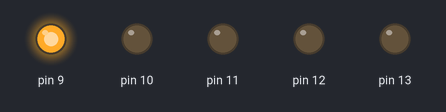
The sketch below on a simulated Arduino Uno, built with avr-gcc and run on an emulated ATmega328P. Parts: output pins drawn as LEDs (lit = HIGH).

Above: at 0.05 s.
At 0.35 s:
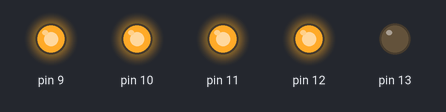
At 0.75 s:
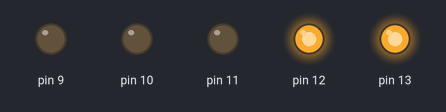
At 1.45 s:
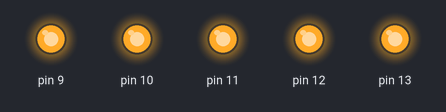
At 2.15 s:
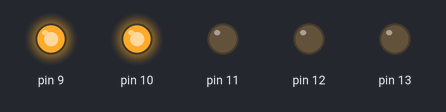
At 2.85 s:
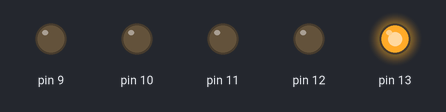
Timing chart, 0 to 3.1 s (numbered marks = the images above):
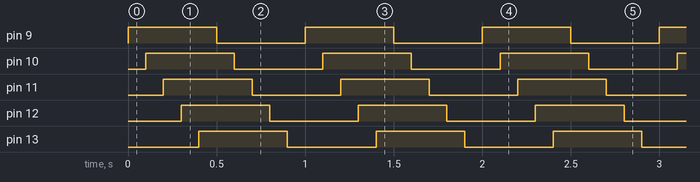

The sketch:

Chirst.ino
```cpp
void setup()
  {
      for(int i = 9; i<=13;i++)
      {
      pinMode(i, OUTPUT);
      }

  }

void loop()
{

  for(int j = 9; j<=13;j++)
    {
       digitalWrite(j, HIGH);
       delay(100);
    }

   for(int q = 9; q<=13; q++)
    {
        digitalWrite(q, LOW);
        delay(100);
    }

   delay(0);
}
```

Measured:
- by itself, pin 9–13: alternates HIGH for 0.50 s and LOW for 0.50 s
- by itself, everything shown: repeats every 1.0 s, in 10 steps
